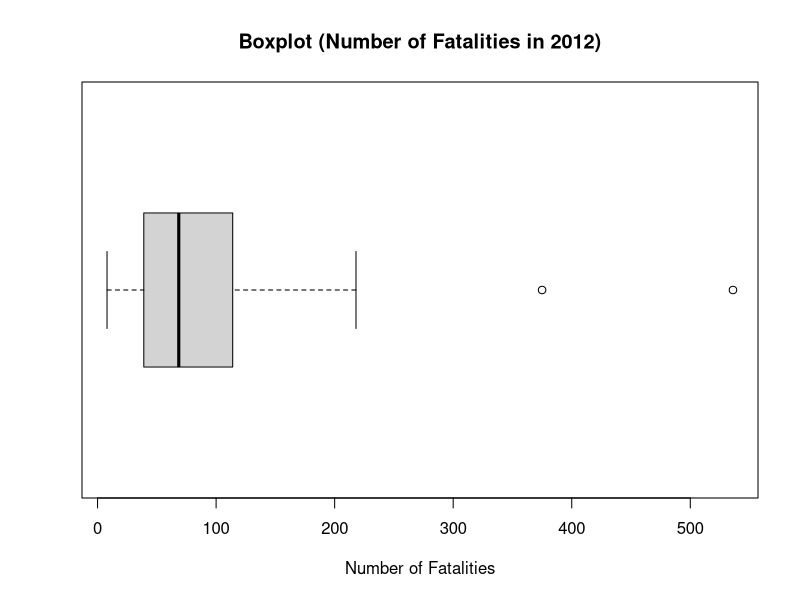
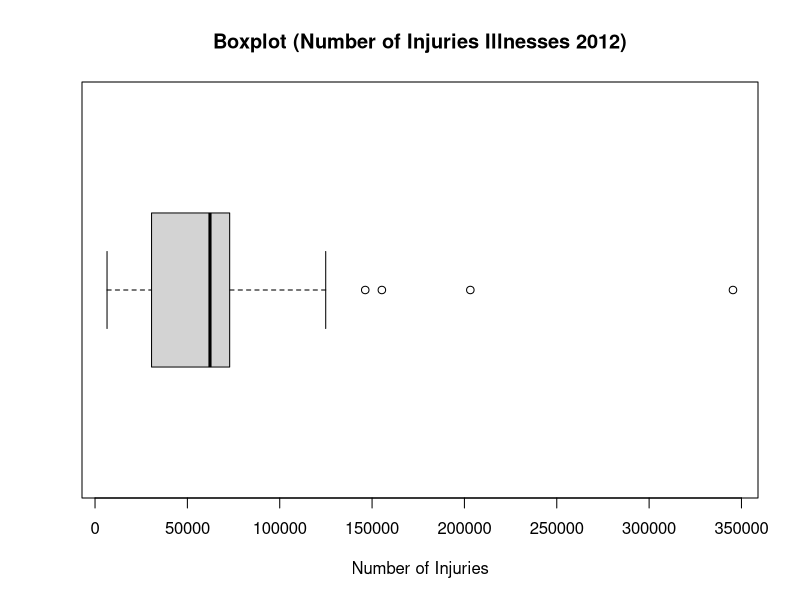
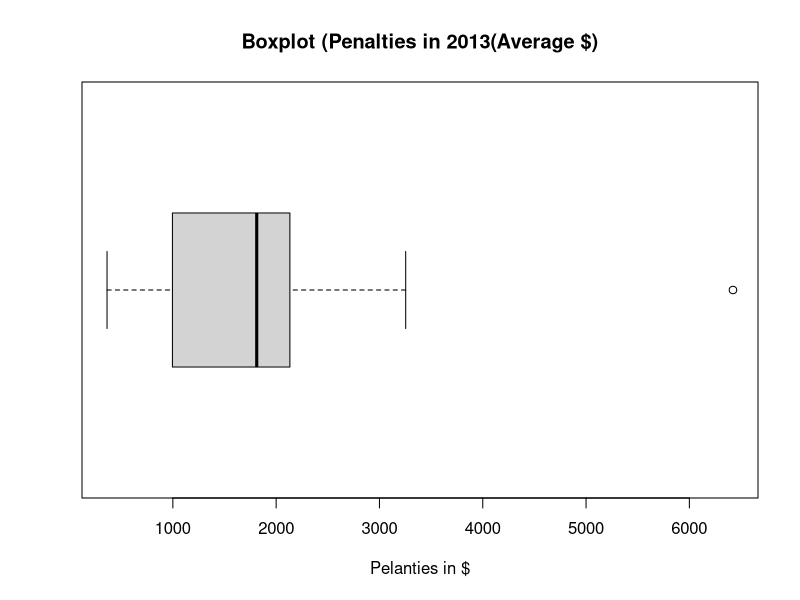
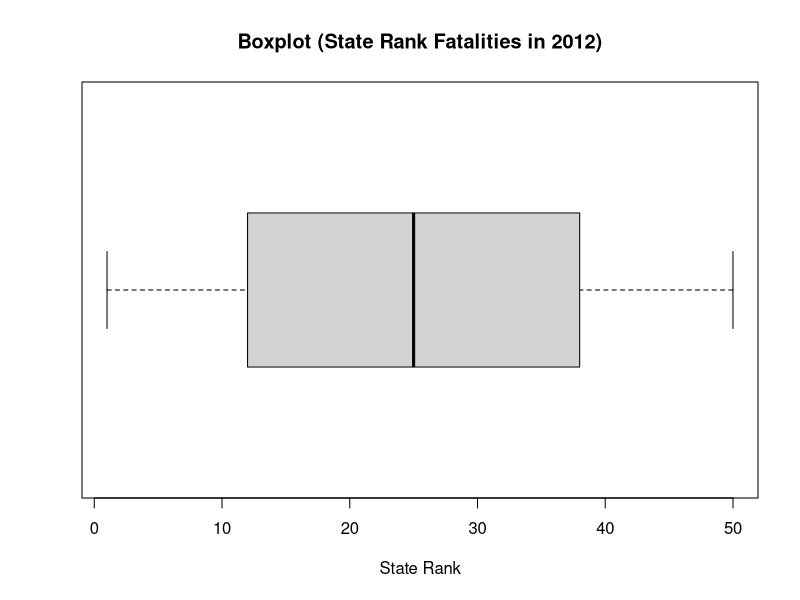
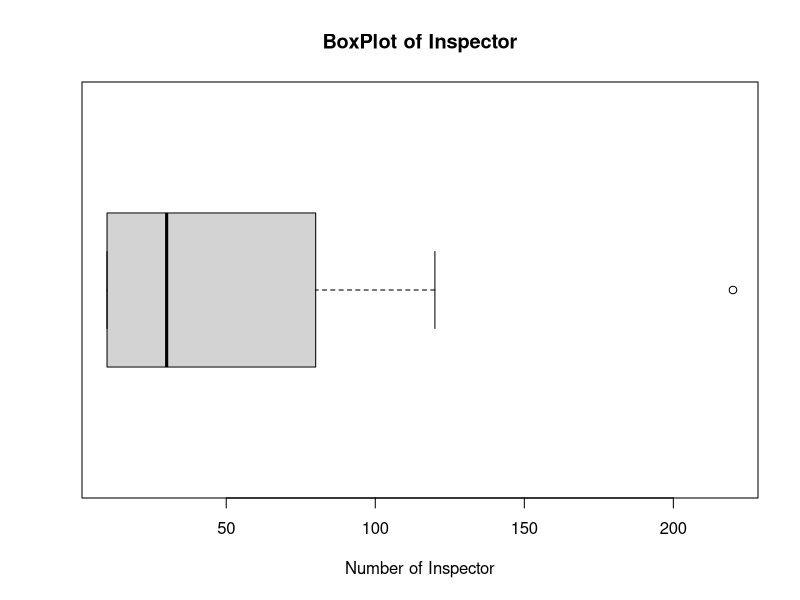
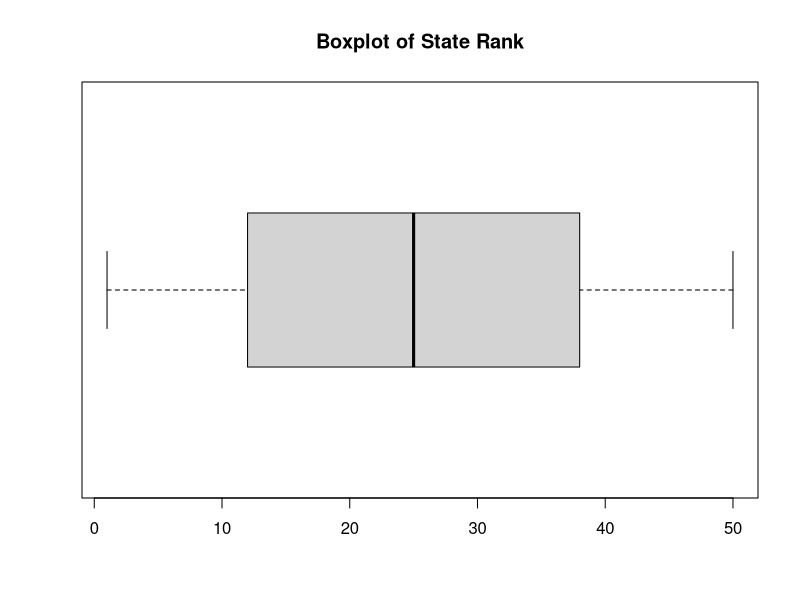
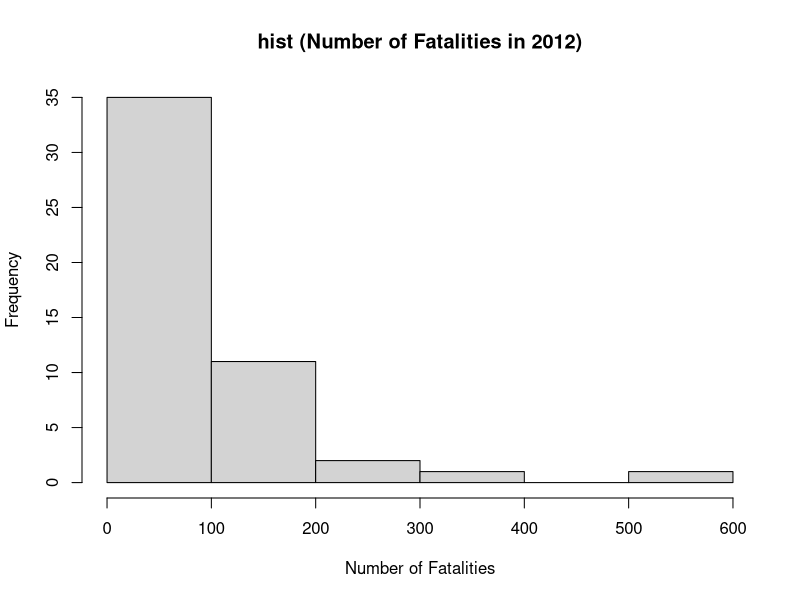
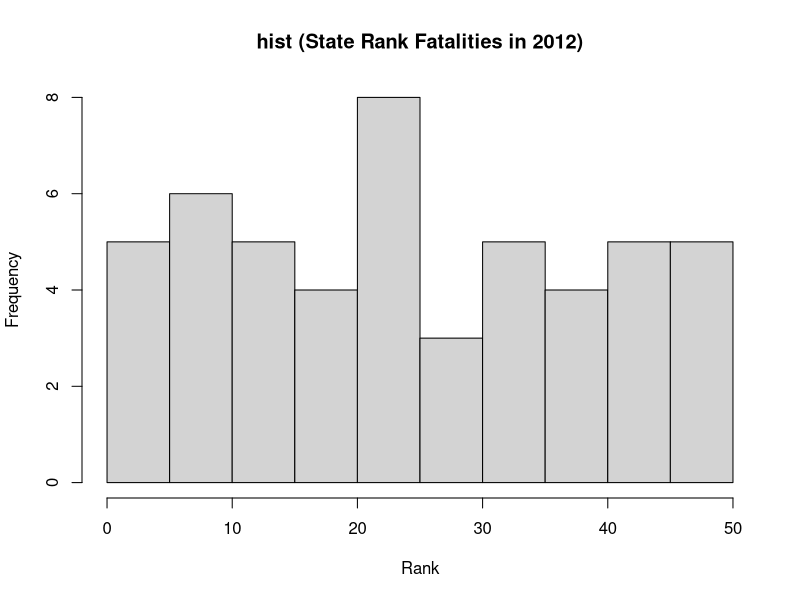

Write R code to recreate these figures, in order.
#Tanjim Talukder
#Milestone Project 
# Due 4 OCT

# Set Directory 
setwd("~/Desktop")


#Read The file
fatalities<-read.csv('2012_workplace_Fatalities_by_State.csv')


#Recall the Data
fat1<-fatalities
fat2<-fatalities


# Deal with the missing data
fat2$Number.of.Injuries.Illnesses.2012[which(is.na(fat1$Number.of.Injuries.Illnesses.2012))] <-mean(fat2$Number.of.Injuries.Illnesses.2012,na.rm = TRUE)


library(e1071)


#1  column Number of Fatalities, 2012
# Mean
mean(fat2$Number.of.Fatalities..2012)
#standard deviations
sd(fat2$Number.of.Fatalities..2012)
median(fat2$Number.of.Fatalities..2012)
skewness(fat2$Number.of.Fatalities..2012)
kurtosis(fat2$Number.of.Fatalities..2012)
2*sqrt(6/length(fat2$Number.of.Fatalities..2012))
4*sqrt(6/length(fat2$Number.of.Fatalities..2012))



#2 column Penalties FY 2013 (Average$)
# Mean
mean(fat2$Penalties.FY.2013..Average...)
#standard deviations
sd(fat2$Penalties.FY.2013..Average...)
median(fat2$Penalties.FY.2013..Average...)
skewness(fat2$Penalties.FY.2013..Average...)
kurtosis(fat2$Penalties.FY.2013..Average...)
2*sqrt(6/length(fat2$Penalties.FY.2013..Average...))
4*sqrt(6/length(fat2$Penalties.FY.2013..Average...))



#3 Column Number.of.Injuries.Illnesses.2012
mean(fat2$Number.of.Injuries.Illnesses.2012)
#standard deviations
sd(fat2$Number.of.Injuries.Illnesses.2012)
median(fat2$Number.of.Injuries.Illnesses.2012)
skewness(fat2$Number.of.Injuries.Illnesses.2012)
kurtosis(fat2$Number.of.Injuries.Illnesses.2012)
2*sqrt(6/length(fat2$Number.of.Injuries.Illnesses.2012))
4*sqrt(6/length(fat2$Number.of.Injuries.Illnesses.2012))


#4 Colum Number of Inspector in each State 
mean(fat2$Inspectors..less.than.)
#standard deviations
sd(fat2$Inspectors..less.than.)
median(fat2$Inspectors..less.than.)
skewness(fat2$Inspectors..less.than.)
kurtosis(fat2$Number.of.Injuries.Illnesses.2012)
2*sqrt(6/length(fat2$Inspectors..less.than.))
4*sqrt(6/length(fat2$Inspectors..less.than.))



#5 Column Rank Number 
mean(fat2$State.Rank..Fatalities.2012)
#standard deviations
sd(fat2$State.Rank..Fatalities.2012)
median(fat2$State.Rank..Fatalities.2012)
skewness(fat2$State.Rank..Fatalities.2012)
kurtosis(fat2$State.Rank..Fatalities.2012)
2*sqrt(6/length(fat2$State.Rank..Fatalities.2012))
4*sqrt(6/length(fat2$State.Rank..Fatalities.2012))



#Box Plot each of the numeric data 
boxplot(fat2$Number.of.Fatalities..2012,horizontal=TRUE,main="Boxplot (Number of Fatalities in 2012)",xlab="Number of Fatalities")
boxplot(fat2$Number.of.Injuries.Illnesses.2012,horizontal=TRUE,xlab="Number of Injuries",main="Boxplot (Number of Injuries Illnesses 2012)")
boxplot(fat2$Penalties.FY.2013..Average...,horizontal=TRUE,xlab="Pelanties in $",main="Boxplot (Penalties in 2013(Average $)")
boxplot(fat2$State.Rank..Fatalities.2012,horizontal=TRUE,xlab="State Rank" ,main="Boxplot (State Rank Fatalities in 2012)")
boxplot(fat2$Inspectors..less.than.,horizontal=TRUE,main="BoxPlot of Inspector",xlab="Number of Inspector")
boxplot(fat2$State.Rank..Fatalities.2012,horizontal=TRUE,main="Boxplot of State Rank")


# Histogram each of the numeric column 
hist(fat2$Number.of.Fatalities..2012,main="hist (Number of Fatalities in 2012)",xlab = "Number of Fatalities")
hist(fat2$State.Rank..Fatalities.2012, main="hist (State Rank Fatalities in 2012)",xlab = "Rank")
hist(fat2$Number.of.Injuries.Illnesses.2012,main="hist (Number of Injuries Illnesses 2012)",xlab = "Number of Injuries")
hist(fat2$Penalties.FY.2013..Average...,main="hist (Penalties in 2013(Average $)",xlab="Dollar Amount $")
hist(fat2$Inspectors..less.than.,main="Histo of Inspector",xlab="Number of Inspector")
hist(fat2$State.Rank..Fatalities.2012,main="Histo of State Rank", xlab = "Rank Rumber")

# Scatter Plot each of the numeric column 
plot(fat2$Number.of.Fatalities..2012,ylab="Number of Fatalities",main="ScatterPlot (Number of Fatalities in 2012)")
plot(fat2$State.Rank..Fatalities.2012, main="ScatterPlot (State Rank Fatalities in 2012)")
plot(fat2$Number.of.Injuries.Illnesses.2012,ylab="Number of Injuries",main="ScatterPlot (Number of Injuries Illnesses 2012)")
plot(fat2$Penalties.FY.2013..Average...,main="ScatterPlot (Penalties in 2013(Average $)",ylab="Dollar Amount $")
plot(fat2$Inspectors..less.than.,main="ScatterPlot of Inspector",ylab="Number of Inspector")


# Box  Plot each of the numeric column 
barplot(fat2$Number.of.Fatalities..2012,,ylab="Number of fatalities",main="BarPlot (Number of Fatalities in 2012)")
barplot(fat2$State.Rank..Fatalities.2012, main="BarPlot (State Rank Fatalities in 2012)")
barplot(fat2$Number.of.Injuries.Illnesses.2012,main="BarPlot (Number of Injuries Illnesses 2012)")
barplot(fat2$Penalties.FY.2013..Average...,main="BarPlot (Penalties in 2013(Average $)",ylab="Dollar Amount $")
barplot(fat2$Inspectors..less.than.,main="Barplot of Inspector",ylab="Number of Inspector")













